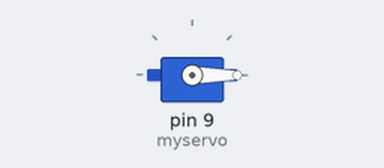
A sketch run on a simulated Arduino Uno, built with avr-gcc and run on an emulated ATmega328P. Parts: servo.

Above: at 0.05 s.
Timing chart, 0 to 3.5 s (numbered marks = the images above):
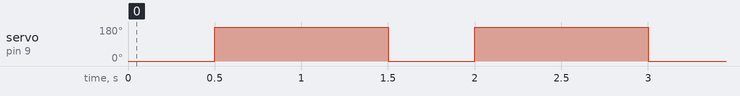

The sketch:

6-Servo.ino
```cpp
/*
This code moves a servo motor
*/
#include <Servo.h>
Servo myservo;

void setup()
{
  myservo.attach(9);
}
void loop()
{
  myservo.write(0);
  delay(500);
  myservo.write(180);
  delay(1000);
}
```

Measured:
- by itself, servo on pin 9 (myservo): alternates 180° for 1.0 s and 0° for 0.50 s
